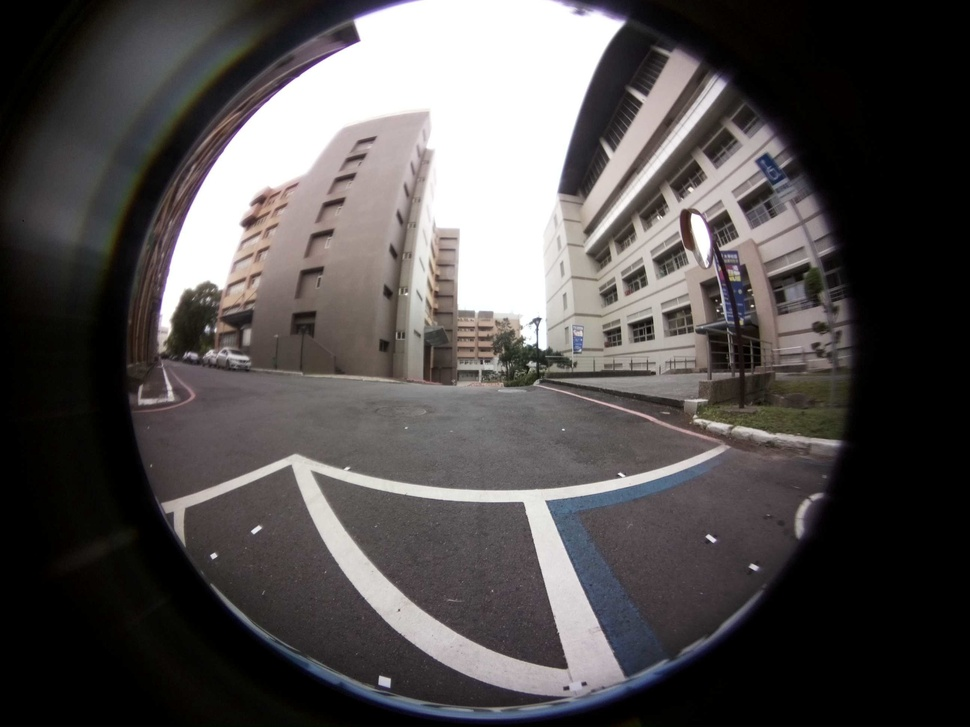
#> input picture belajar-python/Study_ Opencv/image_processing/behind_lab.jpg, 970 x 727 px, shrunk from 2592 x 1944 before the run
$ python 'study_theopencv6(edge_detection_of_image).py'
#> lines starting #> are read from the running program, lines starting #| are printed output that depends on the picture; after the words box and inside, x2 and y2 are one past the last pixel; in counts of white or black regions, pixels touching at a corner belong together
import cv2
import matplotlib.pyplot as plt
import numpy as np

# Read image from disk
img = cv2.imread('behind_lab.jpg')
#> img is the input picture: shape (727, 970, 3); mean B, G, R 79.1, 79.3, 83

# Convert BRG to RGB
image_rgb = cv2.cvtColor(img, cv2.COLOR_BGR2RGB)

# Apply Canny edge detection detection
edge = cv2.Canny(image= image_rgb, threshold1=50, threshold2=150)
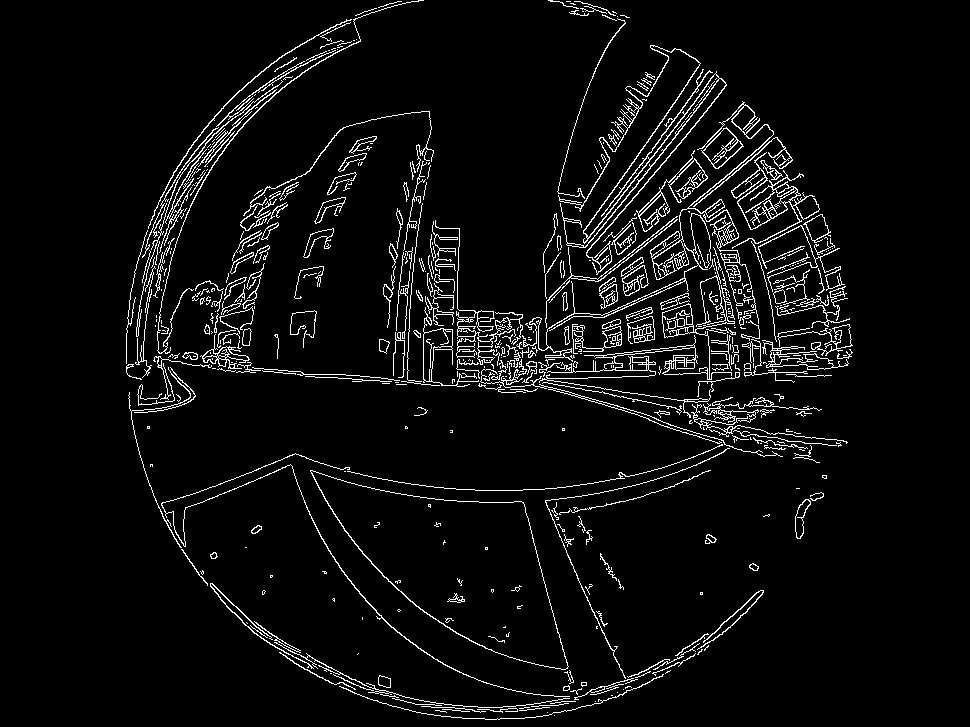
#> edge: shape (727, 970); 5% white in thin lines or dots, all inside (x1, y1, x2, y2) = (126, 0, 853, 720)

# Create Subplots
fig, axs = plt.subplots(1, 2, figsize = (7, 4))

# Plot the original image_rgb
axs[0].imshow(image_rgb)
axs[0].set_title('original Image')

# Plot the blurred image
axs[1].imshow(edge)
axs[1].set_title('Image Edges')

# Remove ticks from subplots
for ax in axs :
    ax.set_xticks([])
    ax.set_yticks([])

# Display the subplots
plt.tight_layout()
plt.show()
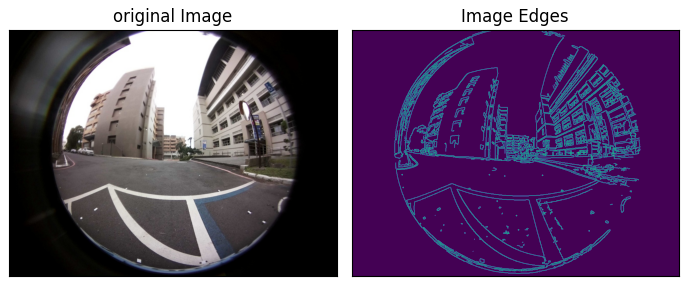
#> figure drawn by matplotlib, 2 panels

$ run again, with belajar-python/Study_ Opencv/image_processing/example.jpg copied over belajar-python/Study_ Opencv/image_processing/behind_lab.jpg
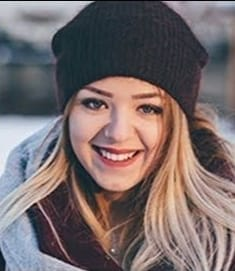
#> input picture belajar-python/Study_ Opencv/image_processing/example.jpg, 235 x 271 px
#> img is the input picture: shape (271, 235, 3); mean B, G, R 107.2, 106.9, 119.9
#> `edge = cv2.Canny(image= image_rgb, threshold1=50, threshold2=150)`:
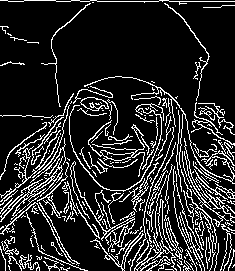
#> edge: shape (271, 235); 15.7% white in thin lines or dots
#> `plt.show()`:
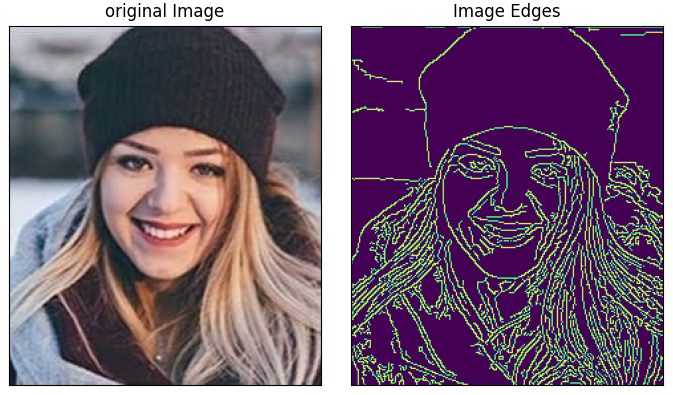
#> figure drawn by matplotlib, 2 panels
